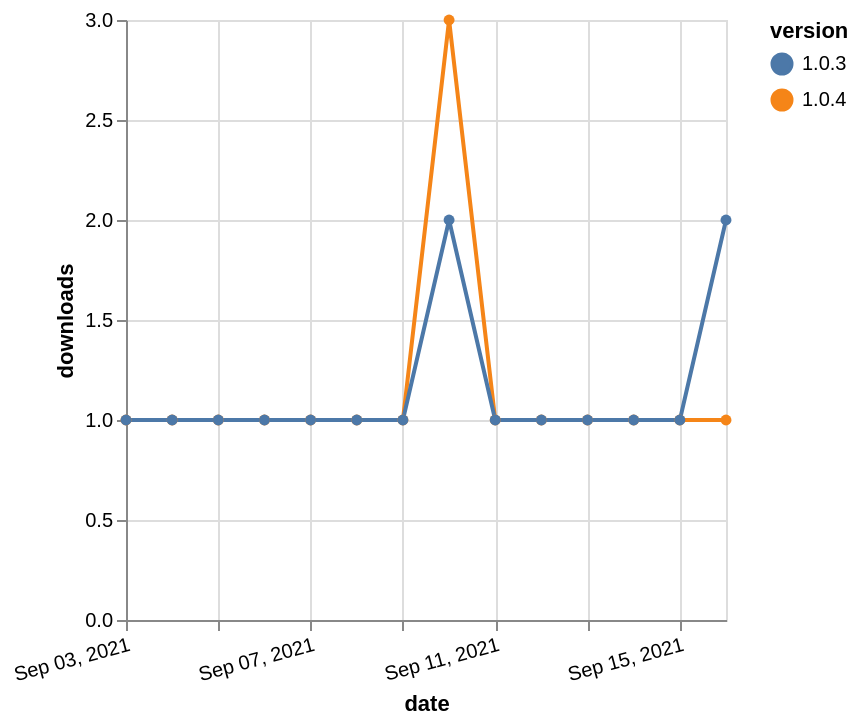

Write a Vega-Lite specification for this figure.
### Vega-Lite specification from a JSON file in a GitHub repository (floating-point values rounded to 4 significant figures)
{"$schema": "https://vega.github.io/schema/vega-lite/v5.json", "description": "A simple bar chart with embedded data.", "data": {"values": [{"date": "2021-09-03", "total": 130, "delta": 1, "version": "1.0.4"}, {"date": "2021-09-04", "total": 131, "delta": 1, "version": "1.0.4"}, {"date": "2021-09-05", "total": 132, "delta": 1, "version": "1.0.4"}, {"date": "2021-09-06", "total": 133, "delta": 1, "version": "1.0.4"}, {"date": "2021-09-07", "total": 134, "delta": 1, "version": "1.0.4"}, {"date": "2021-09-08", "total": 135, "delta": 1, "version": "1.0.4"}, {"date": "2021-09-09", "total": 136, "delta": 1, "version": "1.0.4"}, {"date": "2021-09-10", "total": 139, "delta": 3, "version": "1.0.4"}, {"date": "2021-09-11", "total": 140, "delta": 1, "version": "1.0.4"}, {"date": "2021-09-12", "total": 141, "delta": 1, "version": "1.0.4"}, {"date": "2021-09-13", "total": 142, "delta": 1, "version": "1.0.4"}, {"date": "2021-09-14", "total": 143, "delta": 1, "version": "1.0.4"}, {"date": "2021-09-15", "total": 144, "delta": 1, "version": "1.0.4"}, {"date": "2021-09-16", "total": 145, "delta": 1, "version": "1.0.4"}, {"date": "2021-09-03", "total": 148, "delta": 1, "version": "1.0.3"}, {"date": "2021-09-04", "total": 149, "delta": 1, "version": "1.0.3"}, {"date": "2021-09-05", "total": 150, "delta": 1, "version": "1.0.3"}, {"date": "2021-09-06", "total": 151, "delta": 1, "version": "1.0.3"}, {"date": "2021-09-07", "total": 152, "delta": 1, "version": "1.0.3"}, {"date": "2021-09-08", "total": 153, "delta": 1, "version": "1.0.3"}, {"date": "2021-09-09", "total": 154, "delta": 1, "version": "1.0.3"}, {"date": "2021-09-10", "total": 156, "delta": 2, "version": "1.0.3"}, {"date": "2021-09-11", "total": 157, "delta": 1, "version": "1.0.3"}, {"date": "2021-09-12", "total": 158, "delta": 1, "version": "1.0.3"}, {"date": "2021-09-13", "total": 159, "delta": 1, "version": "1.0.3"}, {"date": "2021-09-14", "total": 160, "delta": 1, "version": "1.0.3"}, {"date": "2021-09-15", "total": 161, "delta": 1, "version": "1.0.3"}, {"date": "2021-09-16", "total": 163, "delta": 2, "version": "1.0.3"}]}, "width": "container", "mark": {"type": "line", "point": {"filled": true}}, "encoding": {"x": {"field": "date", "type": "temporal", "timeUnit": "yearmonthdate", "title": "date", "axis": {"labelAngle": -15}}, "y": {"field": "delta", "type": "quantitative", "title": "downloads"}, "color": {"field": "version", "type": "nominal"}, "tooltip": {"field": "delta"}}}
